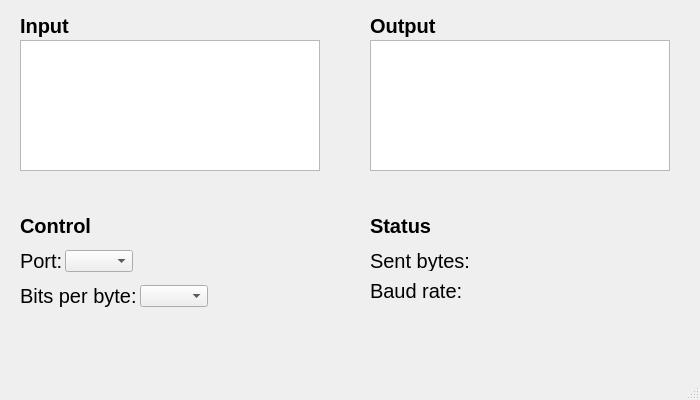
<?xml version="1.0" encoding="UTF-8"?>
<ui version="4.0">
 <class>PortApp</class>
 <widget class="QMainWindow" name="PortApp">
  <property name="geometry">
   <rect>
    <x>0</x>
    <y>0</y>
    <width>700</width>
    <height>400</height>
   </rect>
  </property>
  <property name="minimumSize">
   <size>
    <width>700</width>
    <height>400</height>
   </size>
  </property>
  <property name="maximumSize">
   <size>
    <width>700</width>
    <height>400</height>
   </size>
  </property>
  <property name="windowTitle">
   <string>PortApp</string>
  </property>
  <property name="styleSheet">
   <string notr="true"/>
  </property>
  <widget class="QWidget" name="centralwidget">
   <widget class="QTextEdit" name="inputTextEdit">
    <property name="geometry">
     <rect>
      <x>20</x>
      <y>40</y>
      <width>300</width>
      <height>131</height>
     </rect>
    </property>
   </widget>
   <widget class="QTextEdit" name="outputTextEdit">
    <property name="enabled">
     <bool>true</bool>
    </property>
    <property name="geometry">
     <rect>
      <x>370</x>
      <y>40</y>
      <width>300</width>
      <height>131</height>
     </rect>
    </property>
    <property name="readOnly">
     <bool>true</bool>
    </property>
   </widget>
   <widget class="QLabel" name="inputLabel">
    <property name="geometry">
     <rect>
      <x>20</x>
      <y>10</y>
      <width>71</width>
      <height>31</height>
     </rect>
    </property>
    <property name="font">
     <font>
      <pointsize>-1</pointsize>
      <bold>true</bold>
     </font>
    </property>
    <property name="styleSheet">
     <string notr="true">font-size: 20px;
font-weight: bold;</string>
    </property>
    <property name="text">
     <string>Input</string>
    </property>
   </widget>
   <widget class="QLabel" name="outputLabel">
    <property name="geometry">
     <rect>
      <x>370</x>
      <y>10</y>
      <width>71</width>
      <height>31</height>
     </rect>
    </property>
    <property name="font">
     <font>
      <pointsize>-1</pointsize>
      <bold>true</bold>
     </font>
    </property>
    <property name="styleSheet">
     <string notr="true">font-size: 20px;
font-weight: bold;</string>
    </property>
    <property name="text">
     <string>Output</string>
    </property>
   </widget>
   <widget class="QLabel" name="controlLabel">
    <property name="geometry">
     <rect>
      <x>20</x>
      <y>210</y>
      <width>91</width>
      <height>31</height>
     </rect>
    </property>
    <property name="font">
     <font>
      <pointsize>-1</pointsize>
      <bold>true</bold>
     </font>
    </property>
    <property name="styleSheet">
     <string notr="true">font-size: 20px;
font-weight: bold;</string>
    </property>
    <property name="text">
     <string>Control</string>
    </property>
   </widget>
   <widget class="QLabel" name="statusLabel">
    <property name="geometry">
     <rect>
      <x>370</x>
      <y>210</y>
      <width>101</width>
      <height>31</height>
     </rect>
    </property>
    <property name="font">
     <font>
      <pointsize>-1</pointsize>
      <bold>true</bold>
     </font>
    </property>
    <property name="styleSheet">
     <string notr="true">font-size: 20px;
font-weight: bold;</string>
    </property>
    <property name="text">
     <string>Status</string>
    </property>
   </widget>
   <widget class="QLabel" name="portNumberLabel">
    <property name="geometry">
     <rect>
      <x>20</x>
      <y>250</y>
      <width>50</width>
      <height>21</height>
     </rect>
    </property>
    <property name="styleSheet">
     <string notr="true">font-size: 20px;</string>
    </property>
    <property name="text">
     <string>Port:</string>
    </property>
   </widget>
   <widget class="QLabel" name="bitsNumberLabel">
    <property name="geometry">
     <rect>
      <x>20</x>
      <y>280</y>
      <width>121</width>
      <height>31</height>
     </rect>
    </property>
    <property name="styleSheet">
     <string notr="true">font-size: 20px;</string>
    </property>
    <property name="text">
     <string>Bits per byte:</string>
    </property>
   </widget>
   <widget class="QComboBox" name="bitsNumberComboBox">
    <property name="geometry">
     <rect>
      <x>140</x>
      <y>285</y>
      <width>68</width>
      <height>22</height>
     </rect>
    </property>
   </widget>
   <widget class="QComboBox" name="portNumberComboBox">
    <property name="geometry">
     <rect>
      <x>65</x>
      <y>250</y>
      <width>68</width>
      <height>22</height>
     </rect>
    </property>
    <property name="styleSheet">
     <string notr="true"/>
    </property>
   </widget>
   <widget class="QLabel" name="baudRateLabel">
    <property name="geometry">
     <rect>
      <x>370</x>
      <y>280</y>
      <width>91</width>
      <height>21</height>
     </rect>
    </property>
    <property name="styleSheet">
     <string notr="true">font-size: 20px;</string>
    </property>
    <property name="text">
     <string>Baud rate:</string>
    </property>
   </widget>
   <widget class="QLabel" name="sentBytesLabel">
    <property name="geometry">
     <rect>
      <x>370</x>
      <y>250</y>
      <width>101</width>
      <height>21</height>
     </rect>
    </property>
    <property name="styleSheet">
     <string notr="true">font-size: 20px;</string>
    </property>
    <property name="text">
     <string>Sent bytes:</string>
    </property>
   </widget>
   <widget class="QLabel" name="sentBytesValueLabel">
    <property name="geometry">
     <rect>
      <x>468</x>
      <y>250</y>
      <width>50</width>
      <height>21</height>
     </rect>
    </property>
    <property name="styleSheet">
     <string notr="true">font-size: 20px;</string>
    </property>
    <property name="text">
     <string/>
    </property>
   </widget>
   <widget class="QLabel" name="baudRateValueLabel">
    <property name="geometry">
     <rect>
      <x>460</x>
      <y>280</y>
      <width>50</width>
      <height>21</height>
     </rect>
    </property>
    <property name="styleSheet">
     <string notr="true">font-size: 20px;</string>
    </property>
    <property name="text">
     <string/>
    </property>
   </widget>
  </widget>
  <widget class="QMenuBar" name="menubar">
   <property name="geometry">
    <rect>
     <x>0</x>
     <y>0</y>
     <width>700</width>
     <height>22</height>
    </rect>
   </property>
  </widget>
  <widget class="QStatusBar" name="statusbar"/>
 </widget>
 <resources/>
 <connections/>
</ui>
